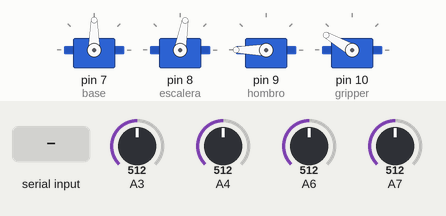
Recording of a sketch running on a simulated Arduino Uno, built with avr-gcc and run on an emulated ATmega328P. Shown: 4 × servo. The inputs (shaded band) are chosen by the test bench; at power-on: A3 = 512, A4 = 512, A6 = 512, A7 = 512. What the sketch prints to the serial monitor is not drawn.

Above: at 1.2 s.
1.3 s: "C" received over Serial
At 2.0 s:
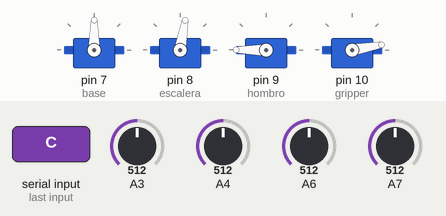
3.0 s: "A" received over Serial
At 4.2 s:
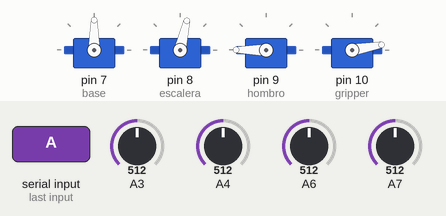
4.5 s: "C" received over Serial
At 5.6 s:
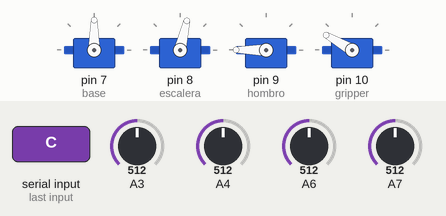
6.2 s: "B" received over Serial
At 6.8 s:
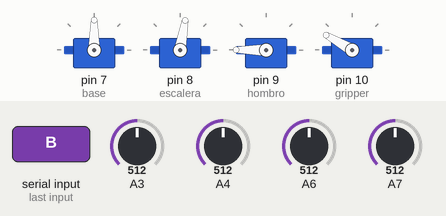
7.7 s: "B" received over Serial
At 9.1 s:
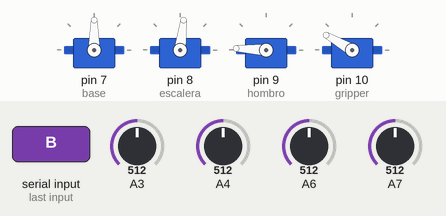
Timing chart, 0 to 10.2 s (numbered marks = the images above; inputs shaded):
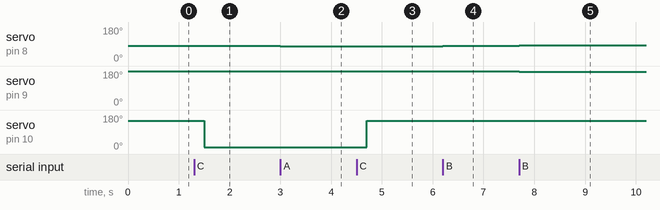

Measured:
- after the input at 1.3 s, servo on pin 10 (gripper): 150° → 10° after 0.20 s
- after the input at 3.0 s, servo on pin 8 (escalera): 80° → 77° at once
- after the input at 4.5 s, servo on pin 10 (gripper): 10° → 150° after 0.20 s
- after the input at 6.2 s, servo on pin 8 (escalera): 77° → 80° at once
- after the input at 7.7 s, servo on pin 8 (escalera): 80° → 83° at once; servo on pin 9 (hombro): 180° → 177° at once

The sketch:

app_brazo_bluettot.ino
```cpp
#include<Servo.h> //libreria
Servo base; //servo base
Servo escalera; //escalera
Servo hombro; //hombro
Servo gripper; //gripper
char valor; //variable para indicar que llega una orden
int contador=0;
int pos = 0; //posicion
int pos2 = 0; //posicion

int valorPot = 0; //valor del potenciometro
int valorPot2 = 0; //valor del potenciometro
int valorPotA = 0; //valor del potenciometro
int valorPot2A = 0; //valor del potenciometro


int estadoPush=0; //bariable donde guardamos el estado
int inicioBase=90;
int inicioEscalera=80;
int inicioHombro=180;
void setup()
{
  Serial.begin (9600);
  base.attach(7); //servo en pin 9
  escalera.attach(8); //servo en pin 9
  hombro.attach(9); //servo en pin 9
  gripper.attach(10); //griper en pin 10


  ////posicion inicial
  base.write(90);
  escalera.write(80);
  hombro.write(180);
  gripper.write(150);

}

void loop()
{

  if (Serial.available()) //si el puerto serie bloethoot esta disponible
  {

   valor = Serial.read(); //lee el dato entrante via bloettoth
   ////////////////////////////////////////////////////////////////
   if (valor == 'C') // si el doto que llego es C
  {
  estadoPush=digitalRead('C'); //leemos el boton del estado automatico
  delay(200); //siempre


  ////***************rutina boton*********************////
  if (estadoPush==LOW) //si boton automatico fue presionado
  {
    contador++; //contador +1
  }
  if (contador==1)
  {
    gripper.write(10);

  }
  if (contador==2)
  {
    gripper.write(150);
    contador=0;
    }
    }
  //pot eje x y base
  if (valor == 'E','D') // si el doto que llego es e o d
  {

  valorPot2=analogRead('E');
  pos2=map(valorPot2,0,1023,-10,10);// establecer un rango 0=-10 y 1023=10
  Serial.print(pos2);//imprime posicion del pot
  ////////////////////////////////////////////////////////////////////
  valorPot2A=analogRead('D');
  pos2=map(valorPot2A,0,1023,-10,10);// establecer un rango 0=-10 y 1023=10
  Serial.print(pos2);//imprime posicion del pot
 ////
 if (valor == 'D') // si el doto que llego es e
 {

 inicioBase=inicioBase+3;
    base.write(inicioBase); //escribe la posicion angular
    }
  else
  {
  if (valor == 'E') // si el doto que llego es e
  {
    inicioBase=inicioBase-3;
    base.write(inicioBase); //escribe la posicion angular
  }
  }
  }
  //pot eje y (escalera y hombrp
  if (valor == 'A','B') // si el doto que llego es e
  {
  valorPot=analogRead('A');
  pos=map(valorPot,0,1023,-10,10);
  Serial.print(" ,"); //imprimimos posicion del pot
  Serial.print(pos);//imprime posicion del pot
  //////////////////////////////////////////////////////////////////
  valorPotA=analogRead('B');
  pos=map(valorPotA,0,1023,-10,10);
  Serial.print(" ,"); //imprimimos posicion del pot
  Serial.print(pos);//imprime posicion del pot
  ///// condicional hombro y escalera
  if (valor == 'A') // si el doto que llego es e
  {
    inicioEscalera=inicioEscalera-3;
    inicioHombro=inicioHombro+3;
    escalera.write(inicioEscalera); //escribe la posicion angular
    hombro.write(inicioHombro); //escribe la posicion angular
   }
  else
  {
  if (valor == 'B') // si el doto que llego es e
    {
     inicioEscalera=inicioEscalera+3;
    inicioHombro=inicioHombro-3;
    escalera.write(inicioEscalera); //escribe la posicion angular
    hombro.write(inicioHombro); //escribe la posicion angular
    }
  }
  }
  ///////////rutina estatica
 if(pos>=-1 && pos<=1 && pos2>=-1 && pos2<=1 )
 {
 escalera.write(inicioEscalera);              // escribe la posicion angular
 hombro.write(inicioHombro);              // escribe la posicion angular
 base.write(inicioBase);              // escribe la posicion angular
 }

  }

}
```
